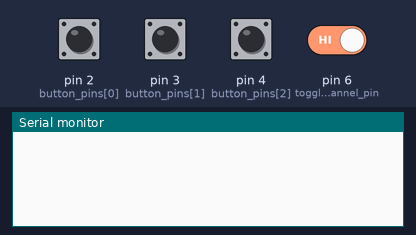
Bench run of a sketch on a simulated Teensy 4. Shown: the last lines printed to the serial monitor. The test bench sets the inputs (shaded band); at power-on: pin 2 (button_pins[0]), pin 3 (button_pins[1]), pin 4 (button_pins[2]), pin 6 (toggle_channel_pin) HIGH.

Above: at 1.2 s.
1.3 s: pin 2 (button_pins[0]) pulled LOW for 0.15 s
At 2.0 s:
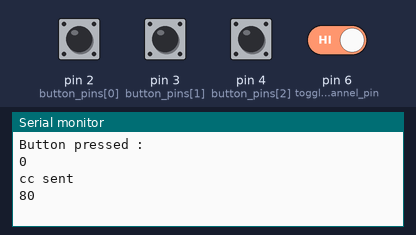
2.9 s: pin 3 (button_pins[1]) pulled LOW for 0.15 s
At 4.2 s:
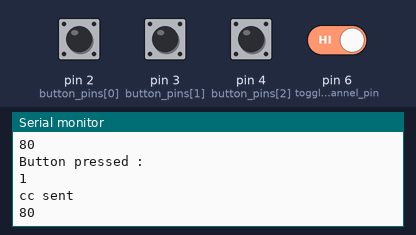
4.5 s: pin 4 (button_pins[2]) pulled LOW for 0.15 s
At 5.6 s:
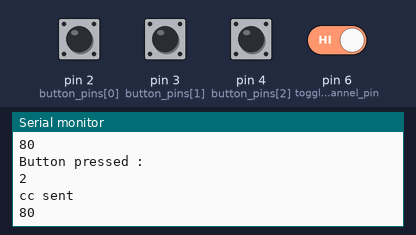
Timing chart, 0 to 7.5 s (numbered marks = the images above; inputs shaded):
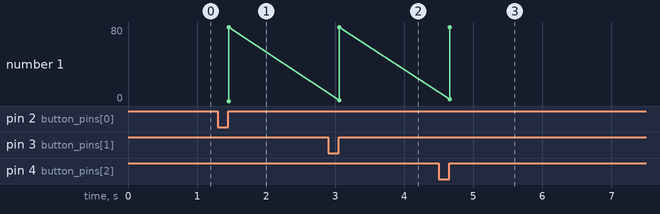

Measured:
- after the input at 1.3 s, the serial monitor: prints a new line after 0.16 s (image 1)
- after the input at 2.9 s, the serial monitor: prints a new line after 0.16 s (image 2)
- after the input at 4.5 s, the serial monitor: prints a new line after 0.16 s (image 3)

The sketch:

Midi-er.ino
```cpp
#include <Bounce.h>

#define ARRAYSIZE(x)  (sizeof(x) / sizeof(x[0]))
//needed to keep first interrupts at bay
bool first_run = true;


int channel = 1;

const int pot_pins[] = {14, 15, 16};
int pots[] = {0, 0, 0};
int pot_previous_read[] = {0, 0, 0};
const int pots_cc_number[] = {74, 75, 76};

// Create Bounce objects for each button.  The Bounce object
// automatically deals with contact chatter or "bounce", and
// it makes detecting changes very simple.
int button_pins[] = {2, 3, 4};
Bounce buttons[] = {
    Bounce(button_pins[0], 5),
    Bounce(button_pins[1], 5),
    Bounce(button_pins[2], 5)
  };

const int button_cc_number[] = {77, 78, 79};
const int toggle_channel_pin = 6;
const int toggle_channel_cc = 80;
Bounce toggle_channel_button = Bounce(toggle_channel_pin, 5);


void setup() {

  pinMode(toggle_channel_pin , INPUT_PULLUP);
  for (int i = 0; i < ARRAYSIZE(button_pins); i++) {
//    buttons[i] = Bounce(button_pins[i], 5);
    pinMode(button_pins[i] , INPUT_PULLUP);
  }

  //  pinMode(14, INPUT_PULLUP);
  //  pinMode(15, INPUT_PULLUP);

  //Read init state for pots and store as previous read
  for (int i = 0; i < ARRAYSIZE(pot_pins); i++) {
    pots[i] = pot_bounce(analogRead(pot_pins[i]));
    pot_previous_read[i] = pots[i];
  }

  Serial.begin(9600);
  //
  //  pot1 = pot_bounce(analogRead(pot_pin1));
  //  previous_read =  pot1;

}
int pot_bounce(int value) {
  return value / 8;
}
void loop() {
  // Update all the buttons.  There should not be any long
  // delays in loop(), so this runs repetitively at a rate
  // faster than the buttons could be pressed and released.
//  for (int i = 0; i < ARRAYSIZE(pot_pins); i++) {
//    pots[i] = pot_bounce(analogRead(pot_pins[i]));
//    if (pot_previous_read[i] != pots[i]) {
//      pot_previous_read[i] = pots[i];
//      usbMIDI.sendControlChange(pots_cc_number[i] , pots[i] , channel);
//      Serial.println("sending pot message :");
//      Serial.println(pots_cc_number[i]);
//      Serial.println("sending pot value :");
//      Serial.println(pots[i]);
//    }
//  }
  for(int i = 0; i< ARRAYSIZE(button_pins);i++){
    buttons[i].update();
    }
  toggle_channel_button.update();
  if (first_run){

    first_run = false;
    return;
    }
  for (int i = 0; i < ARRAYSIZE(button_pins); i++) {
    if (buttons[i].risingEdge()) {
        usbMIDI.sendControlChange(button_cc_number[i], 0, channel);
        Serial.println("Button pressed :");
        Serial.println(i);
        Serial.println("cc sent");
        Serial.println(toggle_channel_cc);
      }
  }

  if (toggle_channel_button.risingEdge()) {
        channel = (channel % 16) + 1;
      Serial.println("new channel: ");
      Serial.println(channel);
    }


  // MIDI Controllers should discard incoming MIDI messages.
  // http://forum.pjrc.com/threads/24179-Teensy-3-Ableton-Analog-CC-causes-midi-crash
  while (usbMIDI.read()) {
    // ignore incoming messages
  }
}
```
